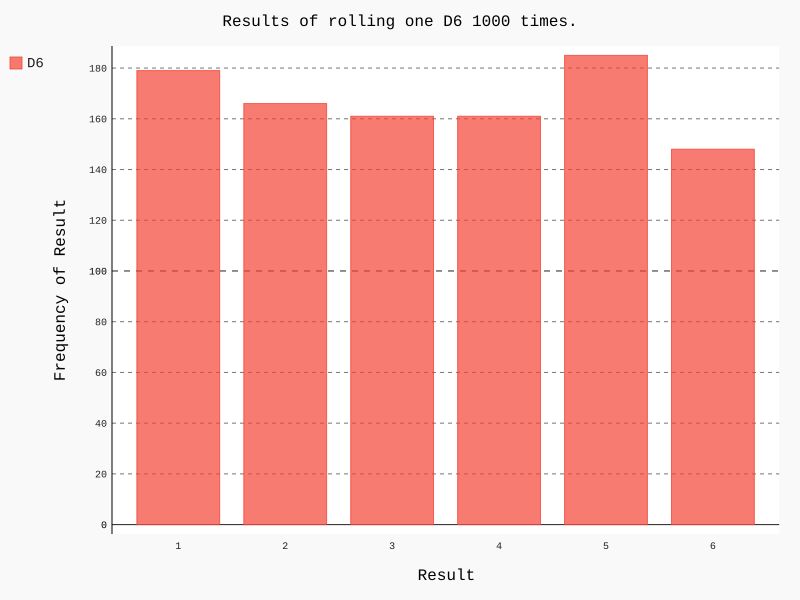

Source code (Python):
import pygal
from die import Die

# создание кубика D6(шестигранный)
die = Die()

# Моделирование серии бросков с сохранением результатов в списке
results = []
for roll_num in range(1000):# количество бросков
    result = die.roll()
    results.append(result)

# Анализ результатов
frequencies = []# список для хранения количества выпадения каждого значения
for value in range(1, die.num_sides+1):# перебор возможных значений в цикле
    frequency = results.count(value)# подсчет количества вхождения каждого числа в результатах
    frequencies.append(frequency)# сприсоединение полученного значения в список

# Визуализация результатов
hist = pygal.Bar()

hist.title = "Results of rolling one D6 1000 times."
hist.x_labels = ['1','2','3','4','5','6']
hist.x_title = "Result"
hist.y_title = "Frequency of Result"

hist.add('D6', frequencies)#добавление на гистограмму серии значений
hist.render_to_file('die_visual.svg')

print(frequencies)
